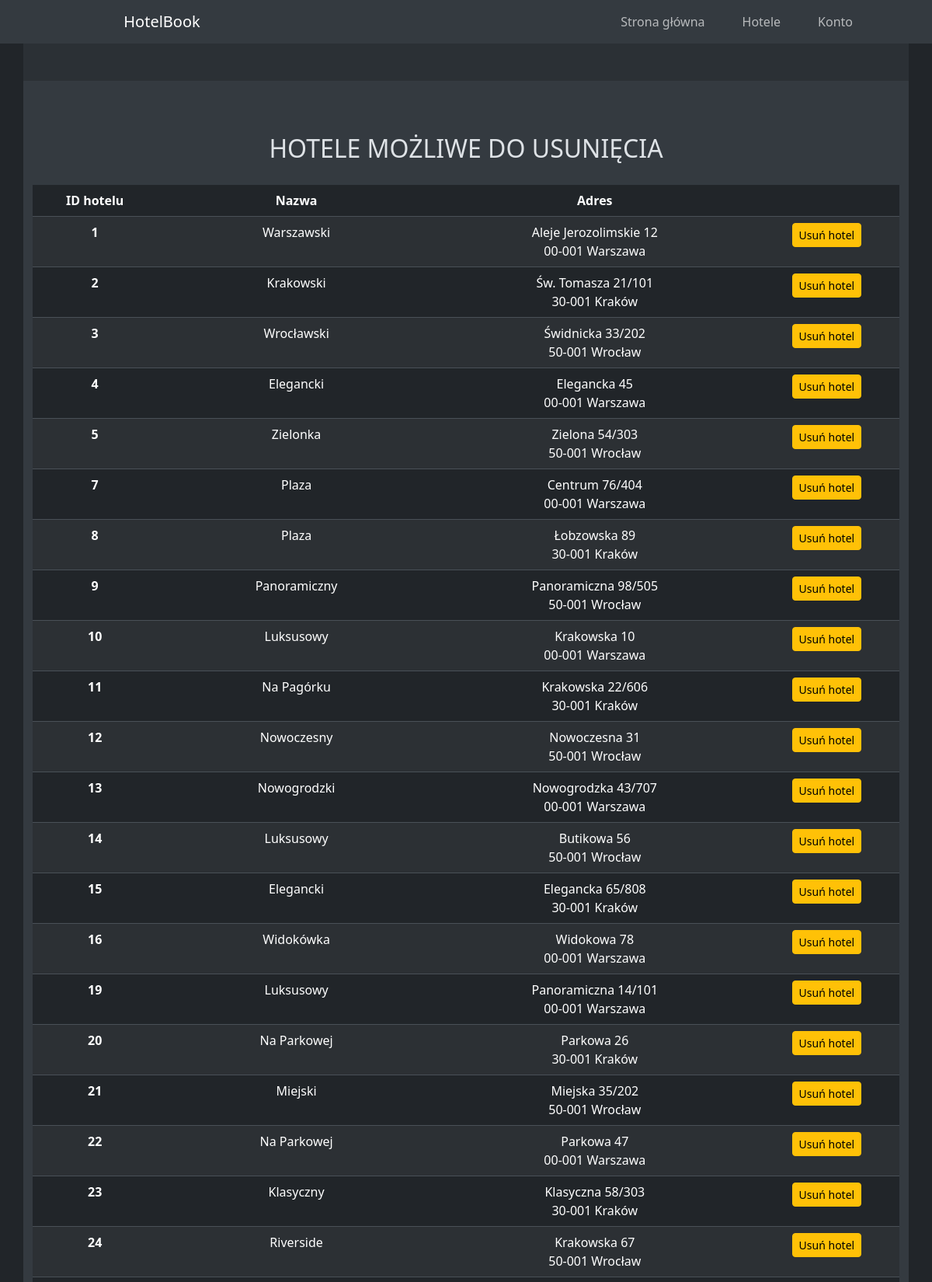
Page /HotelBook/admin_change_hotels.php (signed in, upper part) on the committed database.
### tables this page shows
CREATE TABLE `hotels` (
  `hotel_id` int(11) NOT NULL,
  `name` varchar(50) NOT NULL,
  `street` varchar(40) NOT NULL,
  `building_nr` int(3) NOT NULL,
  `apartment_nr` int(3) DEFAULT NULL,
  `zip_code` char(6) NOT NULL,
  `city` varchar(50) NOT NULL,
  `type_id` int(11) DEFAULT NULL
);

### HotelBook/php/functions.php (called while the page is built, shortened)
<?php
    function connectToDatabase()
    {
        $servername = "localhost";
        $username = "root";
        $password = "";
        $dbname = "hotel_db";
        $conn = new mysqli($servername, $username, $password, $dbname);
        return $conn;
    }
    function getDeletableHotels()
    {
        $conn = connectToDatabase();
        $query = "SELECT h.* FROM hotels h WHERE NOT EXISTS ( SELECT 1 FROM rooms r WHERE r.hotel_id = h.hotel_id AND r.room_id IN (SELECT DISTINCT b.room_id FROM bookings b));";
        $result = $conn->query($query);
        $hotels = [];
        while ($row = $result->fetch_assoc())
        {
            $hotels[] = $row;
        }
        return $hotels;
    }
?>

### HotelBook/admin_change_hotels.php (the view, shortened to what this page needs)
<?php
    include("php/functions.php");
    $hotels = getDeletableHotels();
?>
<!DOCTYPE html>
<html lang="pl">
<head>
    <link rel="stylesheet" href="css/bootstrap.min.css">
    <link rel="stylesheet" href="css/style.css">
</head>
<body class="container-fluid h-100 text-center p-0" data-bs-theme="dark">
    <?php
        include("php/header.php");
    ?>
    <main class="container-md bg-body-tertiary">
        <div class="container-fluid py-5">
            <div class="row bg-body-secondary justify-content-around align-items-center py-5">
                <h2>Hotele możliwe do usunięcia</h2>
                <div class="row">
                    <table class="table table-striped">
                        <thead>
                            <tr>
                            <th scope="col">ID hotelu</th>
                            <th scope="col">Nazwa</th>
                            <th scope="col">Adres</th>
                            <th scope="col"></th>
                            </tr>
                        </thead>
                        <tbody>
                            <?php
                                foreach ($hotels as $hotel)
                                {
                                    echo '<tr>';
                                        echo '<th scope="row">'.$hotel["hotel_id"].'</th>';
                                        echo '<td>'.$hotel["name"].'</td>';
                                        echo '<td>'.$hotel["street"].' '.$hotel["building_nr"];
                                        if (!is_null($hotel["apartment_nr"])){echo '/'.$hotel["apartment_nr"];}
                                        echo '<br/>'.$hotel["zip_code"].' '.$hotel["city"].'</td>';
                                        echo '<td><a href="?id='.$hotel["hotel_id"].'" class="btn btn-warning btn-sm">Usuń hotel</a></td>';
                                    echo '</tr>';
                                }
                            ?>
                        </tbody>
                    </table>
                </div>
            </div>
        </div>
    </main>
</body>
</html>

### HotelBook/css/style.css (style rules this page uses)
a, a:active, a:visited, a:hover { text-decoration: none; color: white; }
h2 { padding: 20px 0; width: 100%; text-transform: uppercase; }
main .container-fluid { padding: 0; min-height: 80vh; }

### rows in the picture
hotels: hotel_id "1", name "Warszawski", street "Aleje Jerozolimskie", building_nr "12", zip_code "00-001", city "Warszawa"
hotels: hotel_id "2", name "Krakowski", street "Św. Tomasza", building_nr "21", apartment_nr "101", zip_code "30-001", city "Kraków"
hotels: hotel_id "3", name "Wrocławski", street "Świdnicka", building_nr "33", apartment_nr "202", zip_code "50-001", city "Wrocław"
hotels: hotel_id "4", name "Elegancki", street "Elegancka", building_nr "45", zip_code "00-001", city "Warszawa"
hotels: hotel_id "5", name "Zielonka", street "Zielona", building_nr "54", apartment_nr "303", zip_code "50-001", city "Wrocław"
hotels: hotel_id "7", name "Plaza", street "Centrum", building_nr "76", apartment_nr "404", zip_code "00-001", city "Warszawa"
hotels: hotel_id "8", name "Plaza", street "Łobzowska", building_nr "89", zip_code "30-001", city "Kraków"
hotels: hotel_id "9", name "Panoramiczny", street "Panoramiczna", building_nr "98", apartment_nr "505", zip_code "50-001", city "Wrocław"
hotels: hotel_id "10", name "Luksusowy", street "Krakowska", building_nr "10", zip_code "00-001", city "Warszawa"
hotels: hotel_id "11", name "Na Pagórku", street "Krakowska", building_nr "22", apartment_nr "606", zip_code "30-001", city "Kraków"
hotels: hotel_id "12", name "Nowoczesny", street "Nowoczesna", building_nr "31", zip_code "50-001", city "Wrocław"
hotels: hotel_id "13", name "Nowogrodzki", street "Nowogrodzka", building_nr "43", apartment_nr "707", zip_code "00-001", city "Warszawa"
hotels: hotel_id "14", name "Luksusowy", street "Butikowa", building_nr "56", zip_code "50-001", city "Wrocław"
hotels: hotel_id "15", name "Elegancki", street "Elegancka", building_nr "65", apartment_nr "808", zip_code "30-001", city "Kraków"
hotels: hotel_id "16", name "Widokówka", street "Widokowa", building_nr "78", zip_code "00-001", city "Warszawa"
hotels: hotel_id "19", name "Luksusowy", street "Panoramiczna", building_nr "14", apartment_nr "101", zip_code "00-001", city "Warszawa"
hotels: hotel_id "20", name "Na Parkowej", street "Parkowa", building_nr "26", zip_code "30-001", city "Kraków"
hotels: hotel_id "21", name "Miejski", street "Miejska", building_nr "35", apartment_nr "202", zip_code "50-001", city "Wrocław"
hotels: hotel_id "22", name "Na Parkowej", street "Parkowa", building_nr "47", zip_code "00-001", city "Warszawa"
hotels: hotel_id "23", name "Klasyczny", street "Klasyczna", building_nr "58", apartment_nr "303", zip_code "30-001", city "Kraków"
hotels: hotel_id "24", name "Riverside", street "Krakowska", building_nr "67", zip_code "50-001", city "Wrocław"
